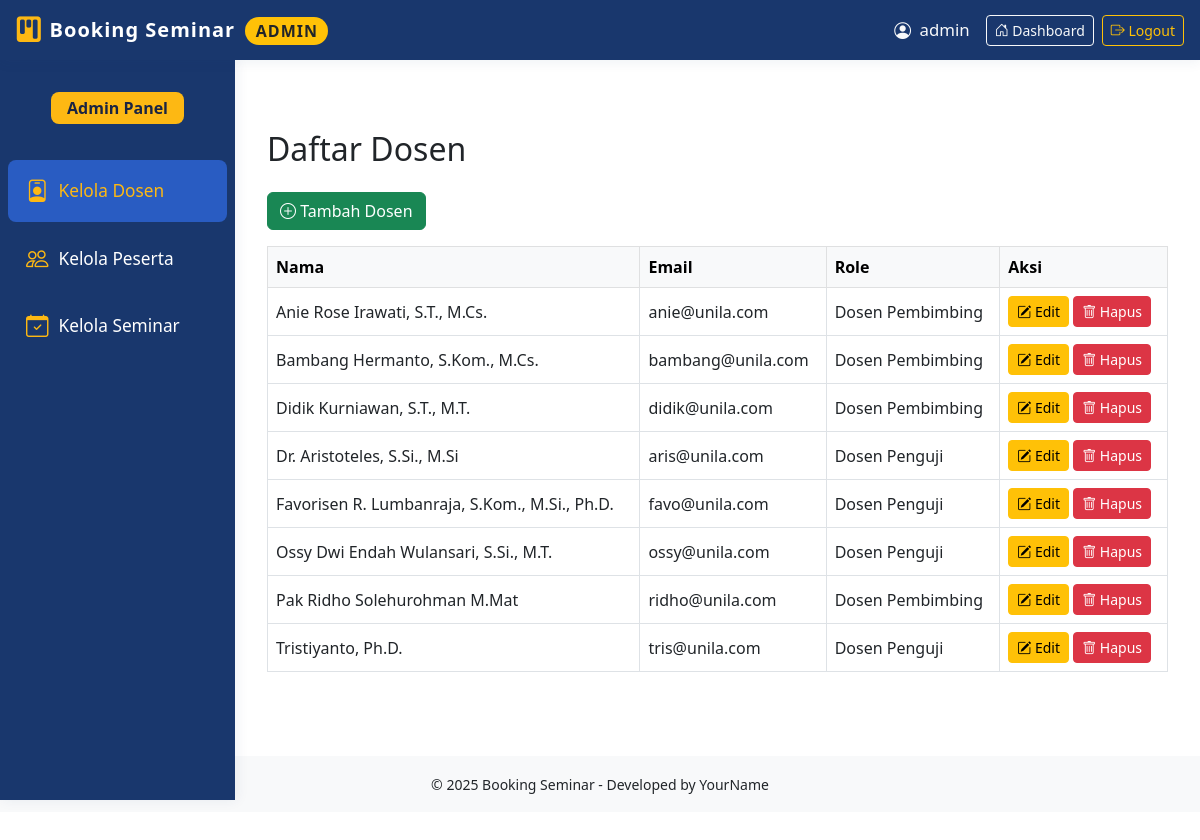
Screenshot of /admin/manage_dosen.php (signed in) with the database file from the repository.
### tables this page shows
CREATE TABLE `users` (
  `id` int NOT NULL AUTO_INCREMENT,
  `nama` varchar(100) NOT NULL,
  `email` varchar(100) NOT NULL,
  `password` varchar(255) NOT NULL,
  `role` enum('peserta','dosen_pembimbing','dosen_penguji','admin') NOT NULL,
  `created_at` datetime DEFAULT CURRENT_TIMESTAMP,
  `npm` varchar(20) DEFAULT NULL,
  `prodi` varchar(100) DEFAULT NULL,
  PRIMARY KEY (`id`),
  UNIQUE KEY `email` (`email`)
);

### admin/manage_dosen.php (the view, shortened to what this page needs)
<?php
require_once "../config/database.php";
$sql = "SELECT id, nama, email, role FROM users WHERE role IN ('dosen_pembimbing', 'dosen_penguji') ORDER BY nama ASC";
$stmt = $pdo->query($sql);
$dosens = $stmt->fetchAll(PDO::FETCH_ASSOC);
include "../includes/header.php";
include "../includes/admin_header.php";
include "../includes/admin_sidebar.php";
?>
<!DOCTYPE html>
<html lang="id">
<head>
  <link href="../assets/css/style.css" rel="stylesheet" />
  <link href="https://cdn.jsdelivr.net/npm/bootstrap@5.3.0/dist/css/bootstrap.min.css" rel="stylesheet" />
  <link href="https://cdn.jsdelivr.net/npm/bootstrap-icons@1.10.5/font/bootstrap-icons.css" rel="stylesheet" />
</head>
<body>
<main id="mainContent" class="content">
  <div class="container-fluid">
    <h2 class="mb-4">Daftar Dosen</h2>
    <a href="tambah_dosen.php" class="btn btn-success mb-3">
      <i class="bi bi-plus-circle"></i> Tambah Dosen
    </a>
    <?php if (empty($dosens)): ?>
      <p class="text-muted">Belum ada data dosen yang tersedia.</p>
    <?php else: ?>
      <div class="table-responsive">
        <table class="table table-bordered table-hover align-middle">
          <thead class="table-light">
            <tr>
              <th>Nama</th>
              <th>Email</th>
              <th>Role</th>
              <th>Aksi</th>
            </tr>
          </thead>
          <tbody>
            <?php foreach ($dosens as $dosen): ?>
              <tr>
                <td><?= htmlspecialchars($dosen['nama'], ENT_QUOTES, 'UTF-8') ?></td>
                <td><?= htmlspecialchars($dosen['email'], ENT_QUOTES, 'UTF-8') ?></td>
                <td><?= ($dosen['role'] === 'dosen_pembimbing') ? 'Dosen Pembimbing' : 'Dosen Penguji' ?></td>
                <td>
                  <a href="edit_dosen.php?id=<?= $dosen['id'] ?>" class="btn btn-warning btn-sm">
                    <i class="bi bi-pencil-square"></i> Edit
                  </a>
                  <a href="hapus_dosen.php?id=<?= $dosen['id'] ?>"
                     class="btn btn-danger btn-sm"
                     onclick="return confirm('Yakin ingin menghapus dosen ini?');">
                    <i class="bi bi-trash"></i> Hapus
                  </a>
                </td>
              </tr>
            <?php endforeach; ?>
          </tbody>
        </table>
      </div>
    <?php endif; ?>
  </div>
</main>
<?php include "../includes/footer.php"; ?>
</body>
</html>

### includes/header.php (shortened to what this page needs)
<!DOCTYPE html>
<html lang="id">
<head>
  <link href="../assets/css/style.css" rel="stylesheet" />
  <link href="https://cdn.jsdelivr.net/npm/bootstrap@5.3.0/dist/css/bootstrap.min.css" rel="stylesheet" />
</head>
<body>

### includes/admin_header.php (shortened to what this page needs)
<nav id="adminHeader" class="navbar navbar-expand-lg navbar-dark"
     style="background: #19376d; box-shadow: 0 2px 12px rgba(25,55,109,0.07); z-index:1060; height:60px; position:fixed; top:0; left:0; right:0; width:100%;">
  <div class="container-fluid px-3">
    <a class="navbar-brand d-flex align-items-center gap-2" href="/admin/index.php">
      <i class="bi bi-kanban-fill" style="font-size:1.6rem; color:#fdb813;"></i>
      <span class="fw-bold" style="letter-spacing:1px;">Booking Seminar
        <span class="badge rounded-pill bg-warning text-dark ms-1" style="font-size:.8em;">ADMIN</span>
      </span>
    </a>
    <div class="d-flex align-items-center ms-auto">
      <span class="me-2 text-light" style="font-size:1.05em;">
        <i class="bi bi-person-circle me-1"></i>
        <?= isset($_SESSION['nama']) ? htmlspecialchars($_SESSION['nama'], ENT_QUOTES, 'UTF-8') : "Admin"; ?>
      </span>
      <a href="../admin/index.php" class="btn btn-sm btn-outline-light ms-2">
        <i class="bi bi-house-door"></i> Dashboard
      </a>
      <a href="../auth/logout.php" class="btn btn-sm btn-outline-warning ms-2">
        <i class="bi bi-box-arrow-right"></i> Logout
      </a>
    </div>
  </div>
</nav>

### includes/admin_sidebar.php (shortened to what this page needs)
<div class="sidebar" id="sidebarMenu">
  <div class="text-center mb-4">
    <span class="admin-badge mt-2">Admin Panel</span>
  </div>
  <ul class="nav flex-column mb-auto px-2">
    <li>
      <a href="manage_dosen.php" class="nav-link<?= basename($_SERVER['PHP_SELF']) == 'manage_dosen.php' ? ' active' : '' ?>">
        <i class="bi bi-person-badge"></i> Kelola Dosen
      </a>
    </li>
    <li>
      <a href="manage_peserta.php" class="nav-link<?= basename($_SERVER['PHP_SELF']) == 'manage_peserta.php' ? ' active' : '' ?>">
        <i class="bi bi-people"></i> Kelola Peserta
      </a>
    </li>
    <li>
      <a href="manage_seminar.php" class="nav-link<?= basename($_SERVER['PHP_SELF']) == 'manage_seminar.php' ? ' active' : '' ?>">
        <i class="bi bi-calendar-check"></i> Kelola Seminar
      </a>
    </li>
  </ul>
</div>

### includes/footer.php
<footer class="bg-light text-center text-lg-start mt-5 py-3">
  <div class="container text-center">
    <small>&copy; <?= date("Y") ?> Booking Seminar - Developed by YourName</small>
  </div>
</footer>

### assets/css/style.css (style rules this page uses)
html, body { height: 100%; margin: 0; padding: 0; }
body { display: flex; flex-direction: column; min-height: 100vh; }
.container { flex: 1; }

### includes/admin_sidebar.php (style rules this page uses)
:root { --header-height: 60px; --sidebar-bg: #19376d; --sidebar-hover: #295cc2; --sidebar-active: #fdb813; --sidebar-font: #fff; --sidebar-icon: #fdb813; --main-bg: #f4f6fb; }
body { background-color: var(--main-bg); }
.sidebar { position: fixed; top: var(--header-height); left: 0; height: calc(100vh - var(--header-height)); width: 235px; background: var(--sidebar-bg); color: var(--sidebar-font); z-index: 1050; padding-top: 24px; transition: all .25s; box-shadow: 2px 0 12px rgba(25, 55, 109, 0.07); }
.sidebar .nav-link { color: var(--sidebar-font); border-radius: 8px; font-weight: 500; margin-bottom: 6px; padding: 14px 18px; transition: background .2s, color .2s; font-size: 1.08rem; display: flex; align-items: center; gap: 10px; }
.sidebar .nav-link i { color: var(--sidebar-icon); font-size: 1.3em; transition: color .2s; }
.sidebar .nav-link.active, .sidebar .nav-link:hover { background: var(--sidebar-hover); color: var(--sidebar-active); }
.sidebar .nav-link.active i, .sidebar .nav-link:hover i { color: var(--sidebar-active); }
.sidebar .admin-badge { background: var(--sidebar-active); color: #1a2442; font-size: 1rem; font-weight: 700; padding: 4px 16px; border-radius: 8px; margin-bottom: 12px; display: inline-block; }
.content { margin-left: 235px; padding: 70px 20px 20px 20px; transition: margin-left .25s; }

### rows the page displays
users: nama "Anie Rose Irawati, S.T., M.Cs.", email "anie@unila.com", role "Dosen Pembimbing"
users: nama "Bambang Hermanto, S.Kom., M.Cs.", email "bambang@unila.com", role "Dosen Pembimbing"
users: nama "Didik Kurniawan, S.T., M.T.", email "didik@unila.com", role "Dosen Pembimbing"
users: nama "Dr. Aristoteles, S.Si., M.Si", email "aris@unila.com", role "Dosen Penguji"
users: nama "Favorisen R. Lumbanraja, S.Kom., M.Si., Ph.D.", email "favo@unila.com", role "Dosen Penguji"
users: nama "Ossy Dwi Endah Wulansari, S.Si., M.T.", email "ossy@unila.com", role "Dosen Penguji"
users: nama "Pak Ridho Solehurohman M.Mat", email "ridho@unila.com", role "Dosen Pembimbing"
users: nama "Tristiyanto, Ph.D.", email "tris@unila.com", role "Dosen Penguji"

### other values shown
$_SESSION['nama'] "admin"
